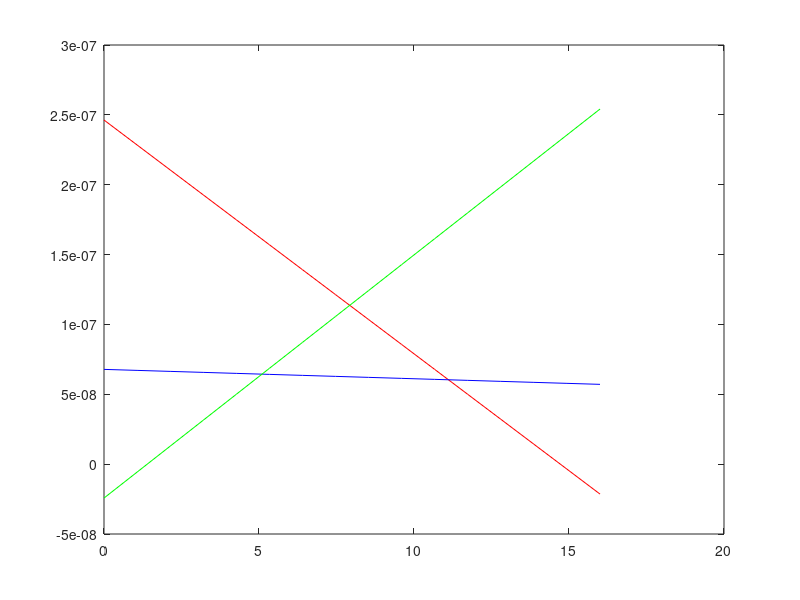

The MATLAB source for this figure:
FAD = [];
FBE = [];
FCG = [];


A=[1 1 1; 0 10 16; 24 -80 20];
for P=1:50
    for d=1:16
    b=[P.*1000;d.*P.*1000;0];
    x=A\b;
    FAD(P,d)=x (1,1);
    FBE(P,d)=x (2,1);
    FCG(P,d)=x (3,1);
    ELad(P,d)= (FAD(P,d).*1000.*4/69e9.*4e-4)/4;
    ELbe(P,d)= (FBE(P,d).*1000.*5/69e9.*4e-4)/5;
    ELcg(P,d)= (FCG(P,d).*1000.*2/69e9.*4e-4)/2;
    
    end
end

d = linspace (0,16,16);
P_plot = 50
plot (d,ELad(P_plot,:),'r');
hold on;
plot (d,ELbe (P_plot,:),'b');
hold on;
plot (d,ELcg (P_plot,:), 'g');
hold on;
